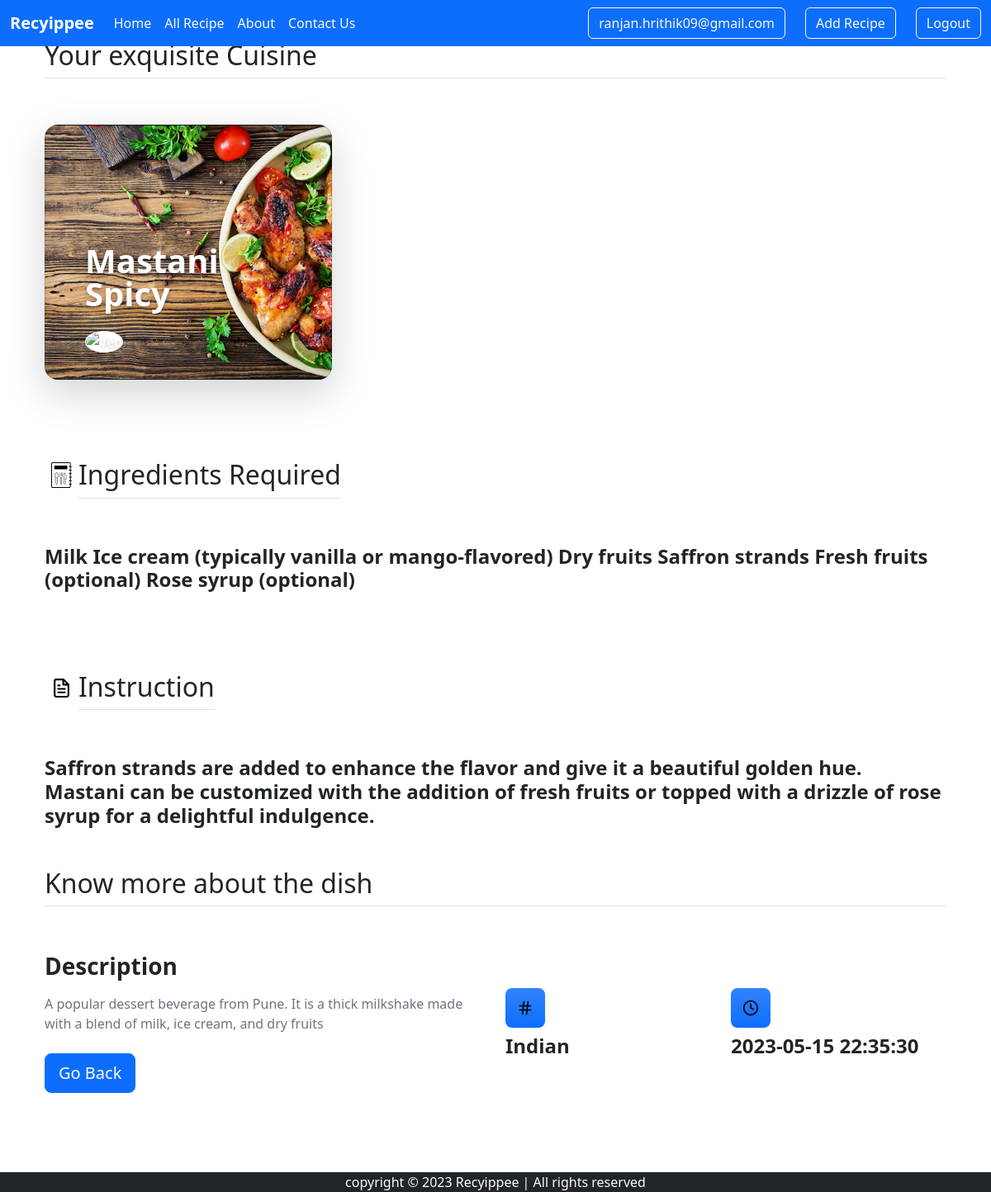
/viewrecipe2.php?recipeid=6 (signed in), run on the app's committed database.
### tables this page shows
CREATE TABLE `recipe` (
  `sno` bigint(20) NOT NULL,
  `id` bigint(20) NOT NULL,
  `name` varchar(250) NOT NULL,
  `description` text NOT NULL,
  `ingredients` text NOT NULL,
  `category` varchar(20) NOT NULL,
  `tag` varchar(40) NOT NULL,
  `instruction` text NOT NULL,
  `timestamp` datetime NOT NULL DEFAULT current_timestamp()
);

### viewrecipe2.php (the view, shortened to what this page needs)
<!doctype html>
<html lang="en">
<?php
include_once 'partials/_dbconnect.php';
$recid = $_GET['recipeid'];
$res2 = mysqli_query($conn, "SELECT * FROM recipe WHERE sno=" . $recid);
$userRow2 = mysqli_fetch_array($res2, MYSQLI_ASSOC);
?>
<?php
$Veg = "";
if ($userRow2['category'] == 'Veg') {
	$Veg = "checked";
} elseif ($userRow2['instructions'] == 'Non-Veg') {
	$Non_veg = "checked";
}?>
<head>
  <link href="css/bootstrap.min.css" rel="stylesheet">
  <link href="features.css" rel="stylesheet">
</head>
<body>
  <?php include 'partials/_header.php'; ?>
  <main>
    <div class="container px-4 pt-5" id="custom-cards">
      <h2 class="pb-2 border-bottom">Your exquisite Cuisine</h2>
      <div class="row row-cols-1 row-cols-lg-3 align-items-stretch g-4 py-5">
        <div class="col">
          <div class="card card-cover h-100 overflow-hidden text-bg-dark rounded-4 shadow-lg" style="background-image: url('card-1.jpg');">
            <div class="d-flex flex-column h-100 p-5 pb-3 text-white text-shadow-1">
              <h3 class="pt-5 mt-5 mb-4 display-6 lh-1 fw-bold"><?php echo $userRow2['name']?></h3>
              <ul class="d-flex list-unstyled mt-auto">
                <li class="me-auto">
                  <?php if ($Veg=="checked") {
                    echo '<img src="green-circle-icon.svg" alt="Veg" style="background-color: white;" width="32" height="32" class="rounded-circle border border-white">';
                  }
                  else {
                    echo '<img src="red-circle-icon.svg" alt="Non-Veg" style="background-color: white;" width="32" height="32" class="rounded-circle border border-white">';
                  }
                  ?>
                </li>
              </ul>
            </div>
          </div>
        </div>
      </div>
    </div>
    <div class="container px-4 pt-5" id="icon-grid">
      <div class="col d-flex align-items-start">
        <img src="recipe-book-icon.svg" width="25px" class="mt-1 mx-2">
        <div>
          <h2 class="pb-2 border-bottom">Ingredients Required</h2>
        </div>
      </div>
      <div class="row row-cols-1 row-cols-sm-2 row-cols-md-3 row-cols-lg-1 g-4 py-5">
        <div class="col d-flex align-items-start">
          <div>
            <h3 class="fw-bold mb-0 fs-4">
              <?php
              echo $userRow2['ingredients']
              ?>
            </h3>
          </div>
        </div>
      </div>
    </div>
    <div class="container px-4 pt-5" id="icon-grid">
      <div class="col d-flex align-items-start">
        <img src="file-text.svg" width="25px" class="mt-2 mx-2">
        <div>
          <h2 class="pb-2 border-bottom"> Instruction</h2>
        </div>
      </div>
      <div class="row row-cols-1 row-cols-sm-2 row-cols-md-3 row-cols-lg-1 g-4 py-5">
        <div class="col d-flex align-items-start">
          <div>
            <h3 class="fw-bold mb-0 fs-4">
              <?php
              echo $userRow2['instruction'];
              ?>
            </h3>
          </div>
        </div>
      </div>
    </div>
    <div class="container px-4 pb-5">
      <h2 class="pb-2 border-bottom">Know more about the dish</h2>
      <div class="row row-cols-1 row-cols-md-2 align-items-md-center g-5 py-5">
        <div class="d-flex flex-column align-items-start gap-2">
          <h3 class="fw-bold">Description</h3>
          <p class="text-muted"><?php echo $userRow2['description'] ?></p>
          <a href="index.php" class="btn btn-primary btn-lg">Go Back</a>
        </div>
        <div class="row row-cols-1 row-cols-sm-2 g-4">
          <div class="d-flex flex-column gap-2">
            <div class="feature-icon-small d-inline-flex align-items-center justify-content-center text-bg-primary bg-gradient fs-4 rounded-3">
              <img class="bi" src="hash.svg" width="20px" height="20px">
            </div>
            <h4 class="fw-semibold mb-0"><?php echo $userRow2['tag'] ?></h4>
          </div>
          <div class="d-flex flex-column gap-2">
            <div class="feature-icon-small d-inline-flex align-items-center justify-content-center text-bg-primary bg-gradient fs-4 rounded-3">
              <img src="clock.svg" width="20px" height="20px" alt="">
            </div>
            <h4 class="fw-semibold mb-0"><?php echo $userRow2['timestamp'] ?></h4>
          </div>
        </div>
      </div>
    </div>
  </main>
  <?php include 'partials/_footer.php'; ?>
</body>
</html>

### features.css (style rules this page uses)
.text-shadow-1 { text-shadow: 0 .125rem .25rem rgba(0, 0, 0, .25); }
.card-cover { background-repeat: no-repeat; background-position: center center; background-size: cover; }
.feature-icon-small { width: 3rem; height: 3rem; }

### viewrecipe2.php (style rules this page uses)
.bi { vertical-align: -.125em; fill: currentColor; }

### data on the page
recipe: name "Mastani Spicy", ingredients "Milk Ice cream (typically vanilla or mango-flavored) Dry fruits Saffron strands Fresh fruits (optional) Rose syrup (optional)", instruction "Saffron strands are added to enhance the flavor and give it a beautiful golden hue. Mastani can be customized with the addition of fresh fruits or topped with a drizzle of rose syrup for a delightful indulgence.", description "A popular dessert beverage from Pune. It is a thick milkshake made with a blend of milk, ice cream, and dry fruits", tag "Indian", timestamp "2023-05-15 22:35:30"

### other printed values
$_SESSION['useremail'] "ranjan.hrithik09@gmail.com"
